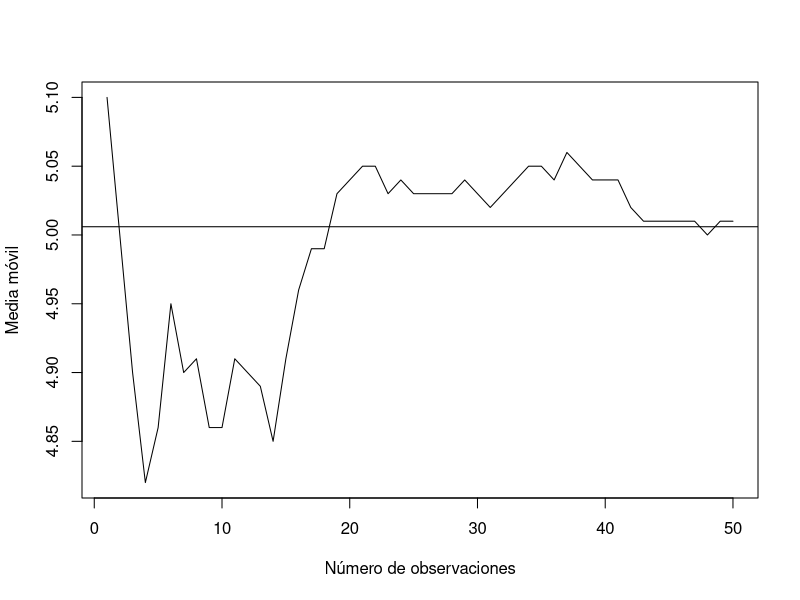

Recreate this plot in R.
#media movil para determianr el n ideal con respecto a la poblacion 
data ("iris")
head(iris)

setosa <- subset(iris, Species == "setosa")
#sumatoria acumulativa de la variable longitud
acumulado <- cumsum(setosa$Sepal.Length)
acumulado # sumatoria acumulada
cont <- seq(1:length(setosa$Sepal.Length))
cont

#crer un data frame con los datos creados 
set_mov <- data.frame(cont, acumulado)
set_mov$movil <- round(acumulado/cont, 2)

plot(cont, set_mov$movil, type = "l",
     xlab = "Número de observaciones",
     ylab = "Media móvil")
abline(h=mean(setosa$Sepal.Length))
col = "indianred"
mean(setosa$Sepal.Length)


